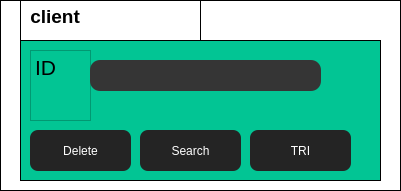
         <widget class="QFrame" name="frame_5">
          <property name="geometry">
           <rect>
            <x>820</x>
            <y>510</y>
            <width>401</width>
            <height>191</height>
           </rect>
          </property>
          <property name="styleSheet">
           <string notr="true">background-color: rgb(255, 255, 255);
border-color: rgb(0, 0, 0);</string>
          </property>
          <property name="frameShape">
           <enum>QFrame::Shape::Box</enum>
          </property>
          <property name="frameShadow">
           <enum>QFrame::Shadow::Plain</enum>
          </property>
          <widget class="QPushButton" name="pushButton_15">
           <property name="geometry">
            <rect>
             <x>180</x>
             <y>470</y>
             <width>83</width>
             <height>29</height>
            </rect>
           </property>
           <property name="styleSheet">
            <string notr="true">background-color: rgb(255, 255, 255);

color:white;
border-radius:8px;</string>
           </property>
           <property name="text">
            <string>Save</string>
           </property>
          </widget>
          <widget class="QTextEdit" name="textEdit_5">
           <property name="geometry">
            <rect>
             <x>20</x>
             <y>0</y>
             <width>181</width>
             <height>71</height>
            </rect>
           </property>
           <property name="styleSheet">
            <string notr="true">color: rgb(0, 0, 0);
background-color: qlineargradient(spread:pad, x1:0, y1:0, x2:1, y2:1, stop:0 rgba(0, 0, 0, 0));</string>
           </property>
           <property name="readOnly">
            <bool>true</bool>
           </property>
           <property name="html">
            <string>&lt;!DOCTYPE HTML PUBLIC &quot;-//W3C//DTD HTML 4.0//EN&quot; &quot;http://www.w3.org/TR/REC-html40/strict.dtd&quot;&gt;
&lt;html&gt;&lt;head&gt;&lt;meta name=&quot;qrichtext&quot; content=&quot;1&quot; /&gt;&lt;meta charset=&quot;utf-8&quot; /&gt;&lt;style type=&quot;text/css&quot;&gt;
p, li { white-space: pre-wrap; }
hr { height: 1px; border-width: 0; }
li.unchecked::marker { content: &quot;\2610&quot;; }
li.checked::marker { content: &quot;\2612&quot;; }
&lt;/style&gt;&lt;/head&gt;&lt;body style=&quot; font-family:'Segoe UI'; font-size:9pt; font-weight:400; font-style:normal;&quot;&gt;
&lt;p style=&quot; margin-top:0px; margin-bottom:0px; margin-left:0px; margin-right:0px; -qt-block-indent:0; text-indent:0px;&quot;&gt;&lt;span style=&quot; font-size:14pt; font-weight:700;&quot;&gt; client&lt;/span&gt;&lt;/p&gt;
&lt;p style=&quot;-qt-paragraph-type:empty; margin-top:0px; margin-bottom:0px; margin-left:0px; margin-right:0px; -qt-block-indent:0; text-indent:0px; font-size:14pt; font-weight:700;&quot;&gt;&lt;br /&gt;&lt;/p&gt;&lt;/body&gt;&lt;/html&gt;</string>
           </property>
          </widget>
          <widget class="QFrame" name="frame_6">
           <property name="geometry">
            <rect>
             <x>20</x>
             <y>40</y>
             <width>361</width>
             <height>141</height>
            </rect>
           </property>
           <property name="styleSheet">
            <string notr="true">background-color: rgb(255, 244, 226);
background-color: rgb(2, 197, 148);
border-color: rgb(0, 0, 0);</string>
           </property>
           <property name="frameShape">
            <enum>QFrame::Shape::Box</enum>
           </property>
           <property name="frameShadow">
            <enum>QFrame::Shadow::Plain</enum>
           </property>
           <widget class="QPushButton" name="pushButton_19">
            <property name="geometry">
             <rect>
              <x>180</x>
              <y>470</y>
              <width>83</width>
              <height>29</height>
             </rect>
            </property>
            <property name="styleSheet">
             <string notr="true">background-color: rgb(255, 255, 255);

color:white;
border-radius:8px;</string>
            </property>
            <property name="text">
             <string>Save</string>
            </property>
           </widget>
           <widget class="QTextEdit" name="textEdit_17">
            <property name="geometry">
             <rect>
              <x>10</x>
              <y>10</y>
              <width>61</width>
              <height>71</height>
             </rect>
            </property>
            <property name="styleSheet">
             <string notr="true">color: rgb(0, 0, 0);</string>
            </property>
            <property name="readOnly">
             <bool>true</bool>
            </property>
            <property name="html">
             <string>&lt;!DOCTYPE HTML PUBLIC &quot;-//W3C//DTD HTML 4.0//EN&quot; &quot;http://www.w3.org/TR/REC-html40/strict.dtd&quot;&gt;
&lt;html&gt;&lt;head&gt;&lt;meta name=&quot;qrichtext&quot; content=&quot;1&quot; /&gt;&lt;meta charset=&quot;utf-8&quot; /&gt;&lt;style type=&quot;text/css&quot;&gt;
p, li { white-space: pre-wrap; }
hr { height: 1px; border-width: 0; }
li.unchecked::marker { content: &quot;\2610&quot;; }
li.checked::marker { content: &quot;\2612&quot;; }
&lt;/style&gt;&lt;/head&gt;&lt;body style=&quot; font-family:'Segoe UI'; font-size:9pt; font-weight:400; font-style:normal;&quot;&gt;
&lt;p style=&quot; margin-top:0px; margin-bottom:0px; margin-left:0px; margin-right:0px; -qt-block-indent:0; text-indent:0px;&quot;&gt;&lt;span style=&quot; font-size:16pt; color:#000000;&quot;&gt;ID&lt;/span&gt;&lt;/p&gt;
&lt;p style=&quot;-qt-paragraph-type:empty; margin-top:0px; margin-bottom:0px; margin-left:0px; margin-right:0px; -qt-block-indent:0; text-indent:0px; font-size:16pt; color:#000000;&quot;&gt;&lt;br /&gt;&lt;/p&gt;&lt;/body&gt;&lt;/html&gt;</string>
            </property>
           </widget>
           <widget class="QLineEdit" name="line_supp">
            <property name="geometry">
             <rect>
              <x>70</x>
              <y>20</y>
              <width>231</width>
              <height>31</height>
             </rect>
            </property>
            <property name="styleSheet">
             <string notr="true">background-color: rgb(53, 53, 53);
color: rgb(255, 255, 255);
border-radius:10px;</string>
            </property>
           </widget>
           <widget class="QGraphicsView" name="graphicsView_2">
            <property name="geometry">
             <rect>
              <x>60</x>
              <y>230</y>
              <width>301</width>
              <height>161</height>
             </rect>
            </property>
            <property name="styleSheet">
             <string notr="true">border-image: url(:/new/prefix1/flechjpg-removebg-preview.png);
background-color: qlineargradient(spread:pad, x1:0, y1:0, x2:1, y2:1, stop:0 rgba(0, 0, 0, 0));</string>
            </property>
           </widget>
           <widget class="QPushButton" name="pushButton_supprimer">
            <property name="geometry">
             <rect>
              <x>10</x>
              <y>90</y>
              <width>101</width>
              <height>41</height>
             </rect>
            </property>
            <property name="styleSheet">
             <string notr="true">background-color: rgb(36, 36, 36);
color:white;
border-radius:8px;</string>
            </property>
            <property name="text">
             <string>Delete</string>
            </property>
           </widget>
           <widget class="QPushButton" name="pushButton_chercher">
            <property name="geometry">
             <rect>
              <x>120</x>
              <y>90</y>
              <width>101</width>
              <height>41</height>
             </rect>
            </property>
            <property name="styleSheet">
             <string notr="true">background-color: rgb(36, 36, 36);
color:white;
border-radius:8px;</string>
            </property>
            <property name="text">
             <string>Search</string>
            </property>
           </widget>
           <widget class="QPushButton" name="pushButton_tri">
            <property name="geometry">
             <rect>
              <x>230</x>
              <y>90</y>
              <width>101</width>
              <height>41</height>
             </rect>
            </property>
            <property name="styleSheet">
             <string notr="true">background-color: rgb(36, 36, 36);
color:white;
border-radius:8px;</string>
            </property>
            <property name="text">
             <string>TRI</string>
            </property>
           </widget>
          </widget>
         </widget>
